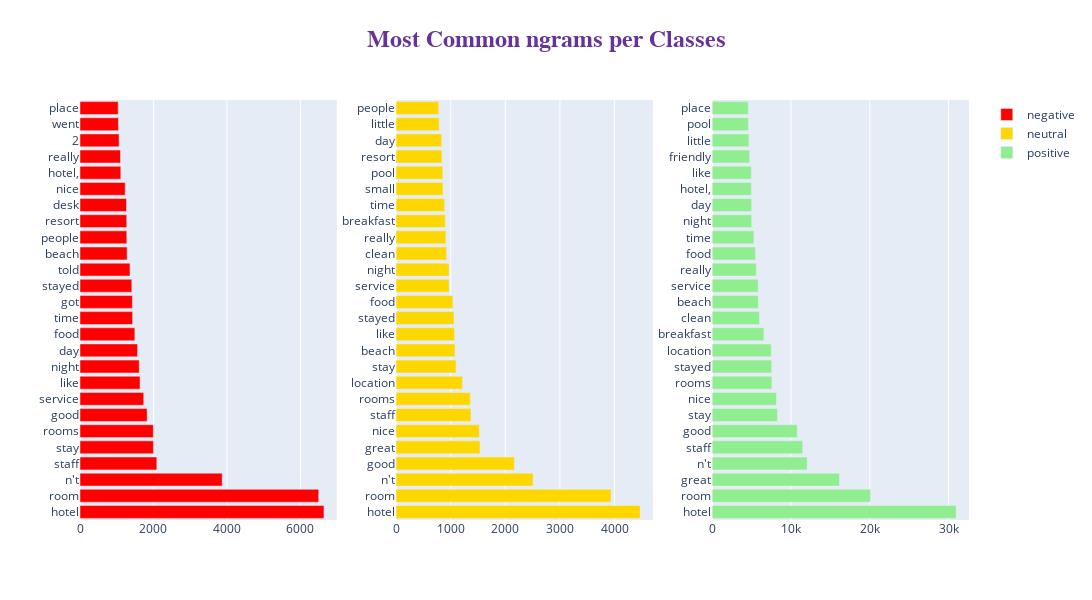

The notebook cell saved with this chart:
### Code cell
fig = make_subplots(rows=1, cols=3)
title_ = ["negative", "neutral", "positive"]
colors = ['red', 'gold', 'lightgreen'] # 
for i in range(3):
    texts = df[df["label"] == i]['Review']

    new = texts.str.split()
    new = new.values.tolist()
    corpus = [word for i in new for word in i]
    counter = Counter(corpus)
    most = counter.most_common()
    x, y = [], []

    for word, count in most[:30]:
        if word not in stopWords_nltk:
            x.append(word)
            y.append(count)

    fig.add_trace(go.Bar(
                x=y,
                y=x,
                orientation='h', type="bar",
        name=title_[i], marker=dict(color=colors[i])), 1, i+1)
    
fig.update_layout(
    autosize=False,
    width=2000,
    height=600,title=dict(
        text='<b>Most Common ngrams per Classes</b>',
        x=0.5,
        y=0.95,
        font=dict(
        family="Courier New, monospace",
        size=24,
        color="RebeccaPurple"
        )
    ),)


fig.show()

### Figure 1 — Plotly figure (JSON) as saved in the notebook; plotly's stock layout.template omitted (floating-point values rounded to 4 significant figures)
{"data": [{"marker": {"color": "red"}, "name": "negative", "orientation": "h", "x": [6643, 6500, 3872, 2091, 1999, 1996, 1829, 1735, 1635, 1613, 1567, 1493, 1433, 1427, 1411, 1361, 1283, 1274, 1272, 1267, 1231, 1111, 1103, 1065, 1047, 1040], "y": ["hotel", "room", "n't", "staff", "stay", "rooms", "good", "service", "like", "night", "day", "food", "time", "got", "stayed", "told", "beach", "people", "resort", "desk", "nice", "hotel,", "really", "2", "went", "place"], "type": "bar", "xaxis": "x", "yaxis": "y"}, {"marker": {"color": "gold"}, "name": "neutral", "orientation": "h", "x": [4467, 3937, 2508, 2167, 1536, 1524, 1371, 1361, 1217, 1099, 1078, 1070, 1061, 1040, 970, 969, 925, 911, 901, 888, 859, 856, 840, 835, 789, 781], "y": ["hotel", "room", "n't", "good", "great", "nice", "staff", "rooms", "location", "stay", "beach", "like", "stayed", "food", "service", "night", "clean", "really", "breakfast", "time", "small", "pool", "resort", "day", "little", "people"], "type": "bar", "xaxis": "x2", "yaxis": "y2"}, {"marker": {"color": "lightgreen"}, "name": "positive", "orientation": "h", "x": [30969, 20095, 16165, 12056, 11488, 10795, 8278, 8163, 7578, 7550, 7494, 6564, 5998, 5857, 5844, 5598, 5493, 5294, 5014, 5007, 4976, 4972, 4764, 4668, 4607, 4585], "y": ["hotel", "room", "great", "n't", "staff", "good", "stay", "nice", "rooms", "stayed", "location", "breakfast", "clean", "beach", "service", "really", "food", "time", "night", "day", "hotel,", "like", "friendly", "little", "pool", "place"], "type": "bar", "xaxis": "x3", "yaxis": "y3"}], "layout": {"xaxis": {"anchor": "y", "domain": [0, 0.2889], "type": "linear", "range": [0, 6993.0], "autorange": true}, "yaxis": {"anchor": "x", "domain": [0, 1], "type": "category", "range": [-0.5, 25.5], "autorange": true}, "xaxis2": {"anchor": "y2", "domain": [0.3556, 0.6444], "type": "linear", "range": [0, 4702.0], "autorange": true}, "yaxis2": {"anchor": "x2", "domain": [0, 1], "type": "category", "range": [-0.5, 25.5], "autorange": true}, "xaxis3": {"anchor": "y3", "domain": [0.7111, 1], "type": "linear", "range": [0, 32600.0], "autorange": true}, "yaxis3": {"anchor": "x3", "domain": [0, 1], "type": "category", "range": [-0.5, 25.5], "autorange": true}, "title": {"font": {"family": "Courier New, monospace", "size": 24, "color": "RebeccaPurple"}, "text": "<b>Most Common ngrams per Classes</b>", "x": 0.5, "y": 0.95}, "autosize": false, "width": 2000, "height": 600}}
